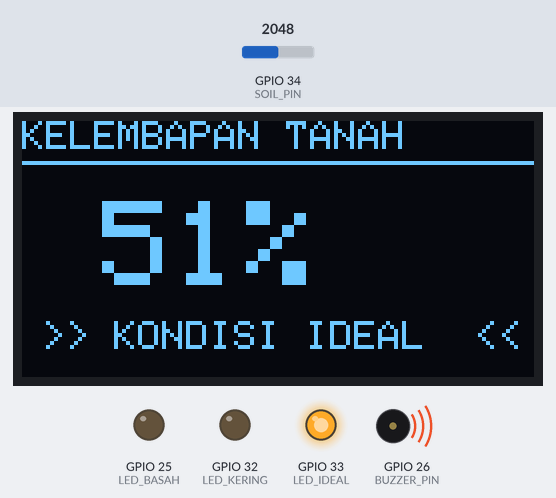
The sketch below on a simulated ESP32. Parts: 128×64 one-colour display, output pins drawn as LEDs (lit = HIGH), buzzer (waves = sounding, pin HIGH). Inputs (shaded band) come from the test bench; at power-on: GPIO 34 (SOIL_PIN) = 2048. What the sketch prints to the serial monitor is not drawn.

Above: at 3.2 s.
3.3 s: GPIO 34 (SOIL_PIN) set to 2155
At 4.5 s:
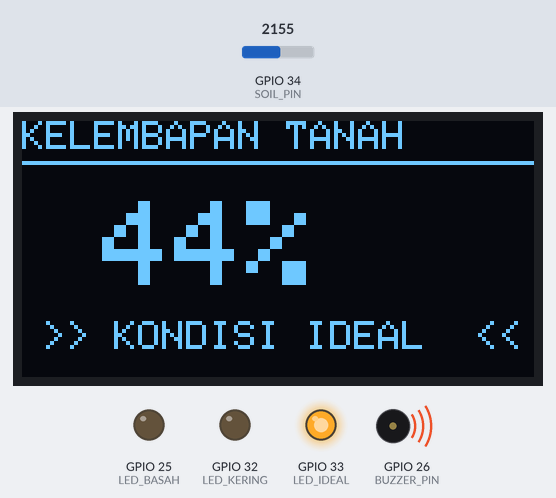
4.8 s: GPIO 34 (SOIL_PIN) set to 2255
At 6.2 s:
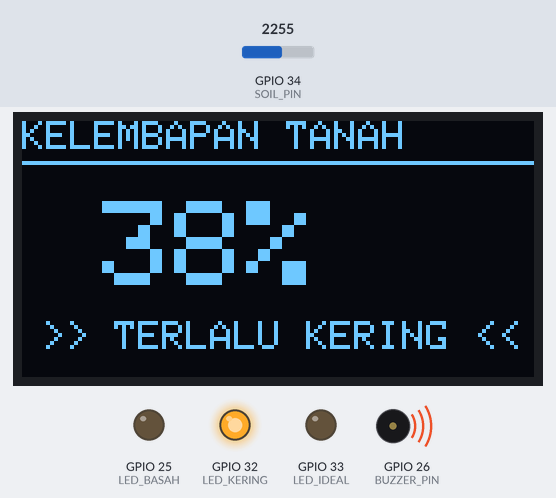
7.8 s: GPIO 34 (SOIL_PIN) set to 1228
At 8.8 s:
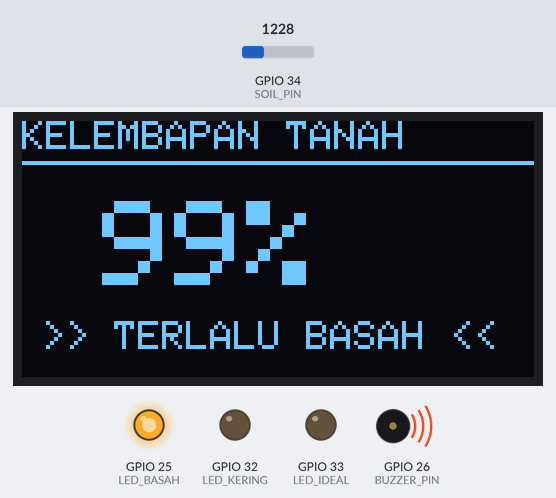
9.8 s: GPIO 34 (SOIL_PIN) set to 1671
At 11.3 s:
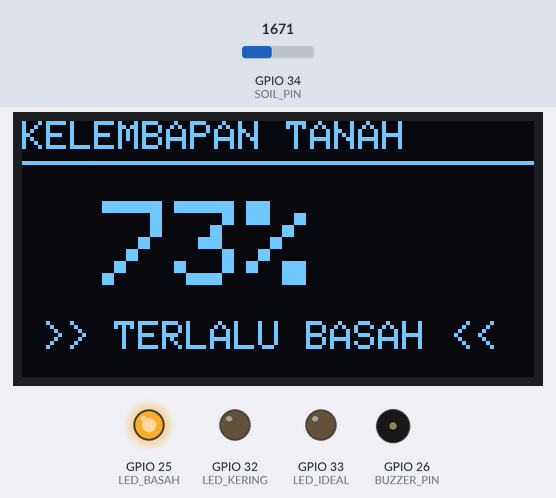
12.4 s: GPIO 34 (SOIL_PIN) set to 1782
At 13.0 s:
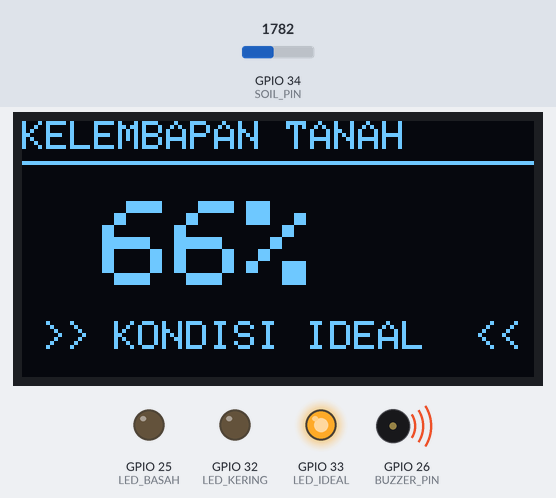
Timing chart, 0 to 15.0 s (numbered marks = the images above; inputs shaded):
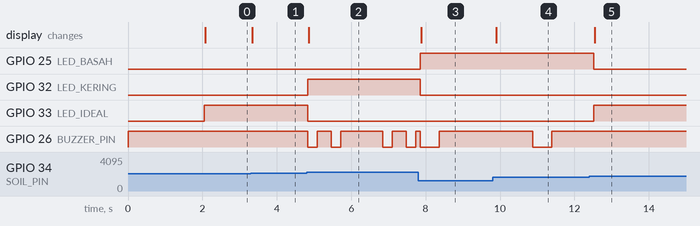

Measured:
- the behaviour switches between 2219 and 2220 on GPIO 34 (SOIL_PIN) (found by bisection; images 1 and 2)
- the behaviour switches between 1726 and 1727 on GPIO 34 (SOIL_PIN) (found by bisection; images 4 and 5)
- after the input at 3.3 s, the display: changes at once (image 1)
- after the input at 4.8 s, GPIO 32 (LED_KERING): LOW → HIGH at once; GPIO 33 (LED_IDEAL): HIGH → LOW at once; GPIO 26 (BUZZER_PIN): HIGH → LOW at once, → HIGH 0.25 s later, → LOW 0.38 s later, → HIGH 0.25 s later, … (8 changes in this stretch); the display: changes after 0.06 s (image 2)
- after the input at 7.8 s, GPIO 25 (LED_BASAH): LOW → HIGH after 0.06 s; GPIO 32 (LED_KERING): HIGH → LOW after 0.06 s; the display: changes after 0.08 s (image 3)
- after the input at 9.8 s, the display: changes after 0.10 s (image 4)
- after the input at 12.4 s, GPIO 25 (LED_BASAH): HIGH → LOW after 0.12 s; GPIO 33 (LED_IDEAL): LOW → HIGH after 0.12 s; GPIO 26 (BUZZER_PIN): stays HIGH (without the input it goes to LOW after 1.5 s); the display: changes after 0.15 s (image 5)

The sketch:

soil_sensor.ino
```cpp
#include <Wire.h>
#include <Adafruit_GFX.h>
#include <Adafruit_SSD1306.h>

#define SCREEN_WIDTH 128
#define SCREEN_HEIGHT 64
Adafruit_SSD1306 display(SCREEN_WIDTH, SCREEN_HEIGHT, &Wire, -1);

// Pin sensor & buzzer
#define SOIL_PIN     34
#define BUZZER_PIN   26  // Buzzer LOW ACTIVE (ON saat LOW)

// Pin LED indikator
#define LED_KERING   32  // Merah
#define LED_IDEAL    33  // Hijau
#define LED_BASAH    25  // Biru

// Kalibrasi capacitive
const int Value_Kering = 2900;   // di udara
const int Value_Basah  = 1200;   // terendam air

// Variabel untuk non-blocking buzzer
unsigned long buzzerStartTime = 0;
int beepCount = 0;
int beepState = 0;
bool buzzerActive = false;

// Variabel status tanah
enum SoilStatus { KERING, IDEAL, BASAH };
SoilStatus currentStatus = IDEAL;
SoilStatus lastStatus = IDEAL;

void setup() {
  Serial.begin(115200);

  // LED sebagai output
  pinMode(LED_KERING, OUTPUT);
  pinMode(LED_IDEAL, OUTPUT);
  pinMode(LED_BASAH, OUTPUT);
  digitalWrite(LED_KERING, LOW);
  digitalWrite(LED_IDEAL, LOW);
  digitalWrite(LED_BASAH, LOW);

  // Buzzer sebagai output (LOW ACTIVE)
  pinMode(BUZZER_PIN, OUTPUT);
  digitalWrite(BUZZER_PIN, HIGH); // Matikan buzzer (HIGH untuk LOW ACTIVE)

  // Inisialisasi OLED
  Wire.begin(14, 27);  // SDA = 14, SCL = 27
  if (!display.begin(SSD1306_SWITCHCAPVCC, 0x3C)) {
    Serial.println("OLED gagal!");
    while (1);
  }

  // Tampilan awal
  display.clearDisplay();
  display.setTextSize(2);
  display.setTextColor(WHITE);
  display.setCursor(15, 20);
  display.println("SIAP!");
  display.display();
  delay(2000);
}

// Fungsi untuk mengontrol buzzer dengan pola beep
void controlBuzzerPattern(SoilStatus status) {
  unsigned long currentMillis = millis();

  // Jika status berubah, reset pola buzzer
  if (status != lastStatus) {
    buzzerActive = false;
    digitalWrite(BUZZER_PIN, HIGH); // Matikan buzzer
    lastStatus = status;
  }

  // Atur pola beep berdasarkan status
  if (!buzzerActive) {
    buzzerActive = true;
    buzzerStartTime = currentMillis;
    beepCount = 0;
    beepState = 0;
  }

  // Logika pola beep non-blocking
  switch (status) {
    case BASAH:  // 1 beep panjang setiap 3 detik
      if (currentMillis - buzzerStartTime >= 3000) {
        buzzerStartTime = currentMillis;
        beepCount = 0;
      }
      if (currentMillis - buzzerStartTime < 500) {
        digitalWrite(BUZZER_PIN, LOW);  // ON
      } else {
        digitalWrite(BUZZER_PIN, HIGH); // OFF
      }
      break;

    case KERING: // 2 beep pendek setiap 2 detik
      if (currentMillis - buzzerStartTime >= 2000) {
        buzzerStartTime = currentMillis;
        beepCount = 0;
      }

      if (beepCount < 2) {
        unsigned long beepStart = buzzerStartTime + (beepCount * 600);
        if (currentMillis - beepStart < 200) {
          digitalWrite(BUZZER_PIN, LOW);  // ON
        } else if (currentMillis - beepStart < 400) {
          digitalWrite(BUZZER_PIN, HIGH); // OFF
        } else {
          beepCount++;
        }
      } else {
        digitalWrite(BUZZER_PIN, HIGH); // OFF
      }
      break;

    case IDEAL: // Buzzer mati total
      digitalWrite(BUZZER_PIN, HIGH); // OFF
      buzzerActive = false;
      break;
  }
}

void updateDisplay(int persen, SoilStatus status) {
  display.clearDisplay();

  // Header
  display.setTextSize(1);
  display.setCursor(0, 0);
  display.println("KELEMBAPAN TANAH");
  display.drawLine(0, 10, 127, 10, WHITE);

  // Persentase besar
  display.setTextSize(3);
  display.setCursor(20, 20);
  display.print(persen);
  display.print("%");

  // Status
  display.setTextSize(1);
  display.setCursor(5, 50);
  switch (status) {
    case BASAH:
      display.println(">> TERLALU BASAH <<");
      break;
    case KERING:
      display.println(">> TERLALU KERING <<");
      break;
    case IDEAL:
      display.println(">> KONDISI IDEAL  <<");
      break;
  }

  display.display();
}

void loop() {
  // Baca sensor
  int raw = analogRead(SOIL_PIN);
  int persen = map(constrain(raw, Value_Basah, Value_Kering),
                   Value_Basah, Value_Kering, 100, 0);

  // Tentukan status
  if (persen >= 70) {
    currentStatus = BASAH;
  } else if (persen <= 40) {
    currentStatus = KERING;
  } else {
    currentStatus = IDEAL;
  }

  // Update LED berdasarkan status
  digitalWrite(LED_KERING, (currentStatus == KERING) ? HIGH : LOW);
  digitalWrite(LED_IDEAL, (currentStatus == IDEAL) ? HIGH : LOW);
  digitalWrite(LED_BASAH, (currentStatus == BASAH) ? HIGH : LOW);

  // Kontrol buzzer dengan pola non-blocking
  controlBuzzerPattern(currentStatus);

  // Update display
  updateDisplay(persen, currentStatus);

  // Debug serial
  Serial.printf("Raw: %d | %d%% | Status: ", raw, persen);
  switch (currentStatus) {
    case BASAH:
      Serial.println("BASAH (Biru + Buzzer 1x)");
      break;
    case KERING:
      Serial.println("KERING (Merah + Buzzer 2x)");
      break;
    case IDEAL:
      Serial.println("IDEAL (Hijau + Buzzer OFF)");
      break;
  }

  delay(100); // Delay pendek untuk stabilitas
}
```
